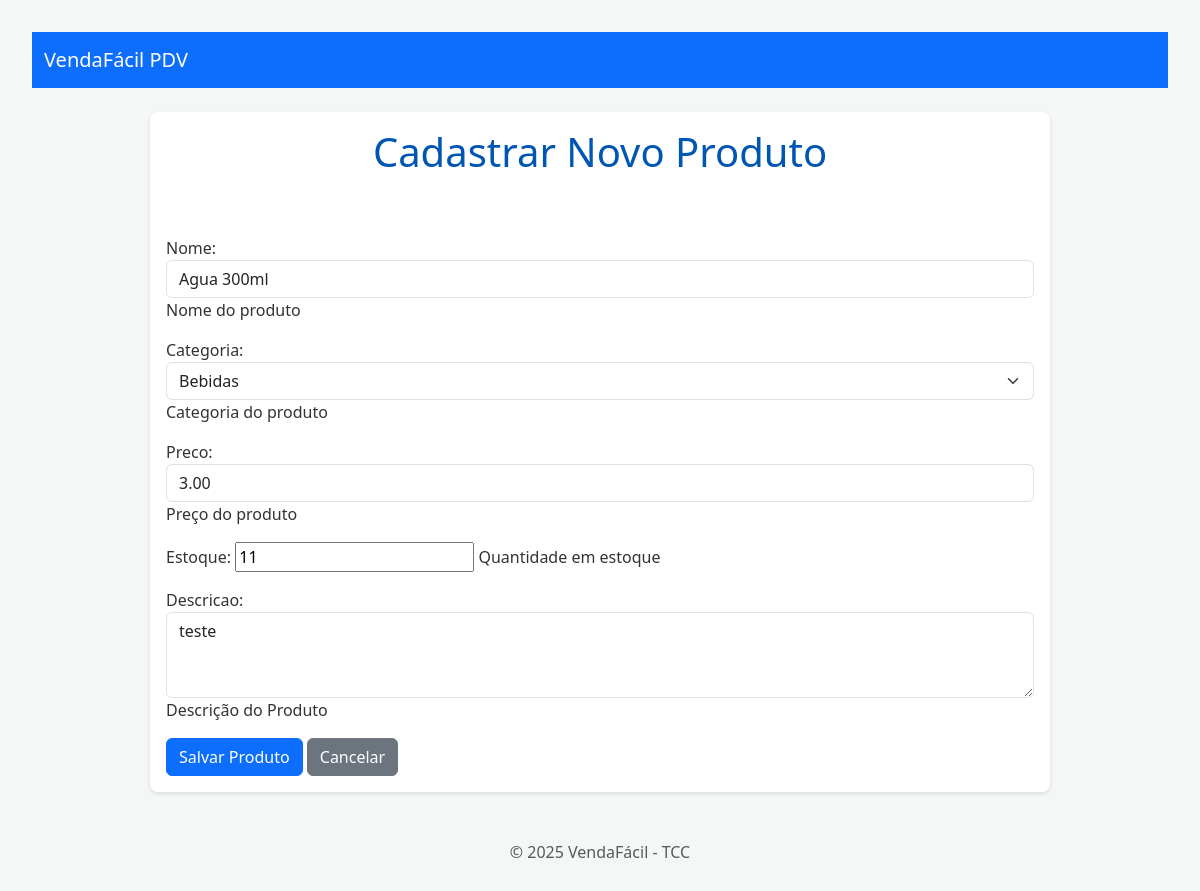
Screenshot of /produtos/2/editar/ with the database file from the repository.
### products/models.py (models this page shows, shortened)
class Produto(models.Model):
    nome = models.CharField(max_length=200, help_text="Nome do produto")
    descricao = models.TextField(blank=True, null=True, help_text="Descrição do Produto")
    preco = models.DecimalField(max_digits=10, decimal_places=2, help_text="Preço do produto")
    estoque = models.IntegerField(default=0, help_text="Quantidade em estoque")
    categoria = models.ForeignKey(Categoria, on_delete=models.PROTECT, related_name='produtos', help_text="Categoria do produto")
    data_criacao = models.DateTimeField(auto_now_add=True)
    data_atualizacao = models.DateTimeField(auto_now=True)

class Categoria(models.Model):
    nome = models.CharField(max_length=100, unique=True, help_text="Nome da categoria")
    def __str__(self):
        return self.nome

### products/views.py (the view)
# urls.py: path('<int:pk>/editar/', views.atualizar_produto, name='atualizar_produto'),
def atualizar_produto(request, pk):
    produto = get_object_or_404(Produto, pk=pk)
    if request.method =='POST':
        form = ProdutoForm(request.POST, instance=produto)
        if form.is_valid():
            form.save()
            return redirect('products:detalhe_produto', pk=produto.pk)
    else:
        form = ProdutoForm(instance=produto)
    context = {
        'form': form
    }
    return render(request, 'products/form_produtos.html', context)

### products/forms.py
class ProdutoForm(forms.ModelForm):
    class Meta:
        model = Produto
        fields = ['nome', 'categoria', 'preco', 'estoque', 'descricao']
        widgets = {
            'nome': forms.TextInput(attrs={'class': 'form-control'}),
            'categoria': forms.Select(attrs={'class': 'form-select'}),
            'preco': forms.NumberInput(attrs={'class': 'form-control'}),
            'descricao': forms.Textarea(attrs={'class': 'form-control', 'rows': 3}),
        }

### templates/products/form_produtos.html (shortened to what this page needs)
{% extends 'base.html' %}
{% block content %}
<h1>Cadastrar Novo Produto</h1>
<form method="POST">
    {{ form.as_p }}
    <button type="submit" class="btn btn-primary">Salvar Produto</button>
    <a href="{% url 'products:listar_produtos' %}" class="btn btn-secondary">Cancelar</a>
</form>
{% endblock %}

### static/css/main.css (style rules this page uses)
body { font-family: system-ui, -apple-system, BlinkMacSystemFont, 'Segoe UI', Roboto, Oxygen, Ubuntu, Cantarell, 'Open Sans', 'Helvetica Neue', sans-serif; background-color: #f4f7f6; color: #333; margin: 0; padding: 2em; }
h1 { color: #0056b3; text-align: center; margin-bottom: 1.5em; }

### rows the page displays
Produto: nome "Agua 300ml", categoria "Bebidas", preco "3.00", estoque "11", descricao "teste"
